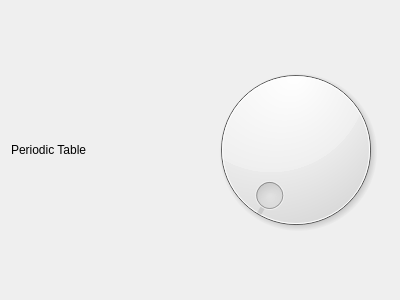
<ui version="4.0" >
 <class>PeriodicTable</class>
 <widget class="QWidget" name="PeriodicTable" >
  <property name="geometry" >
   <rect>
    <x>0</x>
    <y>0</y>
    <width>400</width>
    <height>300</height>
   </rect>
  </property>
  <property name="windowTitle" >
   <string>Form</string>
  </property>
  <layout class="QVBoxLayout" name="verticalLayout" >
   <item>
    <layout class="QHBoxLayout" name="horizontalLayout" >
     <item>
      <widget class="QLabel" name="label" >
       <property name="text" >
        <string>Periodic Table</string>
       </property>
      </widget>
     </item>
     <item>
      <widget class="QDial" name="dial" />
     </item>
    </layout>
   </item>
  </layout>
 </widget>
 <resources/>
 <connections/>
</ui>
